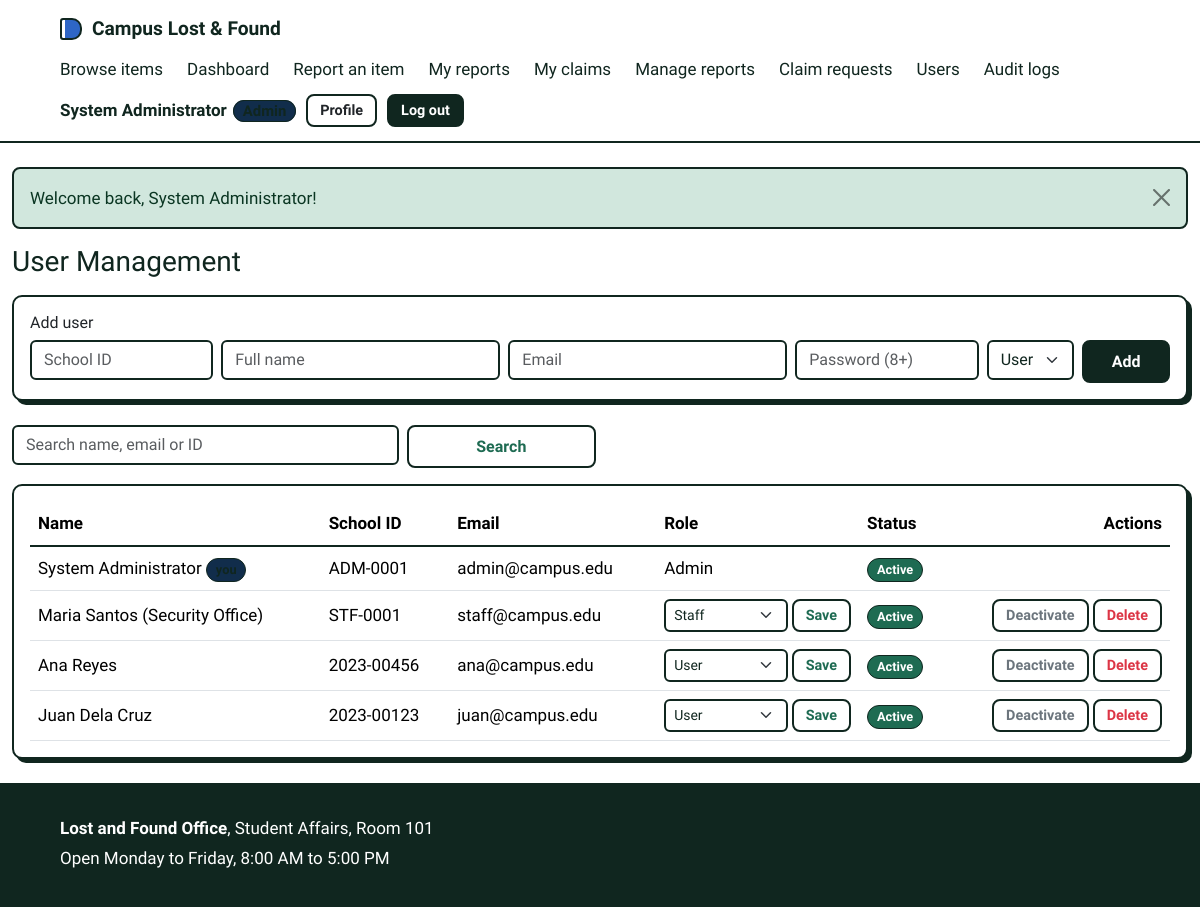
The page /admin/users.php (signed in) on the database its author committed.
### tables this page shows
CREATE TABLE users (
    user_id        INT UNSIGNED AUTO_INCREMENT PRIMARY KEY,
    role_id        TINYINT UNSIGNED NOT NULL,
    school_id_no   VARCHAR(30) NOT NULL UNIQUE,
    full_name      VARCHAR(100) NOT NULL,
    email          VARCHAR(120) NOT NULL UNIQUE,
    contact_no     VARCHAR(20) NULL,
    password_hash  VARCHAR(255) NOT NULL,
    account_status ENUM('Active','Inactive') NOT NULL DEFAULT 'Active',
    created_at     TIMESTAMP NOT NULL DEFAULT CURRENT_TIMESTAMP,
    CONSTRAINT fk_users_role FOREIGN KEY (role_id) REFERENCES roles(role_id)
        ON UPDATE CASCADE ON DELETE RESTRICT
);

CREATE TABLE roles (
    role_id    TINYINT UNSIGNED AUTO_INCREMENT PRIMARY KEY,
    role_name  VARCHAR(30) NOT NULL UNIQUE
);

### includes/functions.php (called while the page is built, shortened)
<?php
function e($v): string { return htmlspecialchars((string)$v, ENT_QUOTES, 'UTF-8'); }
function url(string $path = ''): string { return BASE_URL . '/' . ltrim($path, '/'); }
function get_flashes(): array {
    $f = $_SESSION['flash'] ?? [];
    return $f;
}
function is_logged_in(): bool { return !empty($_SESSION['user']); }
function current_user(): ?array { return $_SESSION['user'] ?? null; }
function has_role(string ...$roles): bool {
    return is_logged_in() && in_array($_SESSION['user']['role_name'], $roles, true);
}

### admin/users.php (the view, shortened to what this page needs)
<?php
require_once __DIR__ . '/../includes/functions.php';
$me = current_user();
$roles = $pdo->query('SELECT * FROM roles ORDER BY role_id')->fetchAll();
$q = trim($_GET['q'] ?? '');
$sql = 'SELECT u.*, r.role_name FROM users u JOIN roles r ON r.role_id=u.role_id';
$params = [];
$stmt = $pdo->prepare($sql . ' ORDER BY u.role_id, u.full_name');
$stmt->execute($params);
$users = $stmt->fetchAll();
require_once __DIR__ . '/../includes/header.php';
?>
<h1 class="h3 mb-3">User Management</h1>
<div class="card shadow-sm mb-4"><div class="card-body">
  <h2 class="h6">Add user</h2>
  <form method="post" class="row g-2 needs-validation" novalidate>
    <div class="col-md-2"><input class="form-control" name="school_id_no" placeholder="School ID" required></div>
    <div class="col-md-3"><input class="form-control" name="full_name" placeholder="Full name" minlength="3" required></div>
    <div class="col-md-3"><input type="email" class="form-control" name="email" placeholder="Email" required></div>
    <div class="col-md-2"><input type="password" class="form-control" name="password" placeholder="Password (8+)" minlength="8" required></div>
    <div class="col-md-1">
      <select name="role_id" class="form-select" required>
        <?php foreach ($roles as $r): ?><option value="<?= (int)$r['role_id'] ?>" <?= $r['role_name'] === 'User' ? 'selected' : '' ?>><?= e($r['role_name']) ?></option><?php endforeach; ?>
      </select>
    </div>
    <div class="col-md-1"><button class="btn btn-primary w-100">Add</button></div>
  </form>
</div></div>
<form class="row g-2 mb-3" method="get">
  <div class="col-9 col-md-4"><input class="form-control" name="q" value="<?= e($q) ?>" placeholder="Search name, email or ID"></div>
  <div class="col-3 col-md-2"><button class="btn btn-outline-primary w-100">Search</button></div>
</form>
<div class="table-responsive card card-body shadow-sm">
<table class="table align-middle mb-0">
  <thead><tr><th>Name</th><th>School ID</th><th>Email</th><th>Role</th><th>Status</th><th class="text-end">Actions</th></tr></thead>
  <tbody>
  <?php foreach ($users as $u): $self = $u['user_id'] == $me['user_id']; ?>
    <tr>
      <td><?= e($u['full_name']) ?><?= $self ? ' <span class="badge bg-info">you</span>' : '' ?></td>
      <td><?= e($u['school_id_no']) ?></td>
      <td><?= e($u['email']) ?></td>
      <td>
        <?php if ($self): ?><?= e($u['role_name']) ?>
        <?php else: ?>
        <form method="post" class="d-flex gap-1">
          <select name="role_id" class="form-select form-select-sm">
            <?php foreach ($roles as $r): ?><option value="<?= (int)$r['role_id'] ?>" <?= $r['role_id'] == $u['role_id'] ? 'selected' : '' ?>><?= e($r['role_name']) ?></option><?php endforeach; ?>
          </select>
          <button class="btn btn-sm btn-outline-primary">Save</button>
        </form>
        <?php endif; ?>
      </td>
      <td><span class="badge bg-<?= $u['account_status'] === 'Active' ? 'success' : 'secondary' ?>"><?= e($u['account_status']) ?></span></td>
      <td class="text-end">
        <?php if (!$self): ?>
        <form method="post" class="d-inline-flex gap-1">
          <button name="action" value="toggle" class="btn btn-sm btn-outline-secondary"><?= $u['account_status'] === 'Active' ? 'Deactivate' : 'Activate' ?></button>
          <button name="action" value="delete" class="btn btn-sm btn-outline-danger" data-confirm-btn="Delete this user and all of their reports and claims?">Delete</button>
        </form>
        <?php endif; ?>
      </td>
    </tr>
  <?php endforeach; ?>
  </tbody>
</table>
</div>
<?php require_once __DIR__ . '/../includes/footer.php'; ?>

### includes/header.php (shortened to what this page needs)
<?php
require_once __DIR__ . '/functions.php';
$user = current_user();
?>
<!DOCTYPE html>
<html lang="en">
<head>
  <link href="https://cdn.jsdelivr.net/npm/bootstrap@5.3.3/dist/css/bootstrap.min.css" rel="stylesheet">
  <link rel="stylesheet" href="<?= url('assets/css/style.css') ?>">
</head>
<body>
  <header class="site-header">
    <a class="logo" href="<?= url('index.php') ?>">Campus Lost &amp; Found</a>
    <nav class="nav" aria-label="Main">
      <a href="<?= url('browse.php') ?>">Browse items</a>
      <?php if ($user): ?>
        <a href="<?= url('dashboard.php') ?>">Dashboard</a>
        <a href="<?= url('item_form.php') ?>">Report an item</a>
        <a href="<?= url('my_items.php') ?>">My reports</a>
        <a href="<?= url('my_claims.php') ?>">My claims</a>
      <?php else: ?>
        <a href="<?= url('item_form.php') ?>">Report an item</a>
        <a href="<?= url('index.php#how') ?>">How it works</a>
      <?php endif; ?>
      <?php if (has_role('Admin', 'Staff')): ?>
        <a href="<?= url('admin/items.php') ?>">Manage reports</a>
        <a href="<?= url('admin/claims.php') ?>">Claim requests</a>
      <?php endif; ?>
      <?php if (has_role('Admin')): ?>
        <a href="<?= url('admin/users.php') ?>">Users</a>
        <a href="<?= url('admin/audit.php') ?>">Audit logs</a>
      <?php endif; ?>
    </nav>
    <div class="auth">
      <?php if ($user): ?>
        <span class="auth-user"><?= e($user['full_name']) ?><small><?= e($user['role_name']) ?></small></span>
        <a class="btn btn-ghost btn-small" href="<?= url('profile.php') ?>">Profile</a>
        <a class="btn btn-primary btn-small" href="<?= url('logout.php') ?>">Log out</a>
      <?php else: ?>
        <a class="btn btn-ghost" href="<?= url('login.php') ?>">Log in</a>
        <a class="btn btn-primary" href="<?= url('register.php') ?>">Register</a>
      <?php endif; ?>
    </div>
  </header>
  <main>
<?php
$flashes = get_flashes();
if (empty($fullWidth)) echo '<div class="container py-4">';
elseif ($flashes) echo '<div class="flash-wrap">';
foreach ($flashes as $f): ?>
    <div class="alert alert-<?= e($f['type']) ?> alert-dismissible fade show" role="alert">
      <?= e($f['msg']) ?>
      <button type="button" class="btn-close" data-bs-dismiss="alert" aria-label="Close"></button>
    </div>
<?php endforeach;

### assets/css/style.css (style rules this page uses)
:root { --ink: #10261f; --paper: #ffffff; --white: #ffffff; --amber: #2e66c6; --amber-soft: #112d4b; --green: #1e6b52; --green-soft: #d5ebe1; --font-body: "Atkinson Hyperlegible", system-ui, sans-serif; --font-head: "Bricolage Grotesque", "Atkinson Hyperlegible", system-ui, sans-serif; }
* { box-sizing: border-box; }
body { margin: 0; background: var(--paper); color: var(--ink); font-family: var(--font-body); font-size: 1.0625rem; line-height: 1.55; }
h1, h2, h3 { font-family: var(--font-head); line-height: 1.1; margin: 0; }
a { color: inherit; }
.site-header { display: flex; flex-wrap: wrap; align-items: center; gap: 12px 32px; padding: 14px 5%; border-bottom: 2px solid var(--ink); background: var(--paper); }
.logo { display: flex; align-items: center; gap: 10px; font-family: var(--font-head); font-weight: 800; font-size: 1.2rem; text-decoration: none; }
.logo::before { content: ""; width: 22px; height: 22px; border: 2px solid var(--ink); border-radius: 3px 10px 10px 3px; background: var(--amber); box-shadow: inset 5px 0 0 -2px var(--paper); }
.nav { display: flex; gap: 24px; margin-right: auto; }
.nav a { text-decoration: none; }
.auth { display: flex; gap: 10px; }
.btn { display: inline-block; padding: 10px 20px; border: 2px solid var(--ink); border-radius: 8px; font: 700 1rem var(--font-body); text-align: center; text-decoration: none; cursor: pointer; }
.btn-primary { background: var(--ink); color: var(--white); }
.btn-ghost { background: transparent; }
.btn-small { padding: 7px 14px; font-size: 0.95rem; }
body { min-height: 100vh; display: flex; flex-direction: column; }
main { flex: 1; }
.container { max-width: 1200px; }
.auth { align-items: center; }
.auth-user { font-weight: 700; }
.auth-user small { margin-left: 6px; padding: 1px 9px; border: 1.5px solid var(--ink); border-radius: 99px; background: var(--amber-soft); font-weight: 700; }
.btn-small, .btn-sm { padding: 6px 12px; font-size: .9rem; }
.btn-outline-primary { --bs-btn-color: var(--green); --bs-btn-hover-bg: var(--green); --bs-btn-hover-border-color: var(--green); --bs-btn-hover-color: #fff; --bs-btn-active-bg: var(--green); --bs-btn-active-color: #fff; }
.form-control, .form-select { border: 2px solid var(--ink); border-radius: 6px; color: var(--ink); background-color: var(--white); }
.card { border: 2px solid var(--ink); border-radius: 10px; background: var(--white); }
.shadow-sm { box-shadow: 4px 4px 0 var(--ink) !important; }
.alert { border: 2px solid var(--ink); border-radius: 8px; }
.badge { border: 1.5px solid var(--ink); border-radius: 99px; font-weight: 700; padding: .35em .7em; }
.badge.bg-success { background-color: var(--green) !important; }
.badge.bg-info { background-color: var(--amber-soft) !important; color: var(--ink) !important; }
.table thead th { font-family: var(--font-head); border-bottom: 2px solid var(--ink); white-space: nowrap; }
.table > :not(caption) > * > * { background-color: transparent; }

### rows shown on the page
users: full_name "System Administrator", school_id_no "ADM-0001", email "admin@campus.edu", role.role_name "Admin", account_status "Active"
users: full_name "Maria Santos (Security Office)", school_id_no "STF-0001", email "staff@campus.edu", role_id "Staff", account_status "Active", shows "Deactivate"
users: full_name "Ana Reyes", school_id_no "2023-00456", email "ana@campus.edu", role_id "User", account_status "Active", shows "Deactivate"
users: full_name "Juan Dela Cruz", school_id_no "2023-00123", email "juan@campus.edu", role_id "User", account_status "Active", shows "Deactivate"

### other values the page prints
$f['msg'] "Welcome back, System Administrator!"
form field role_id "User"
